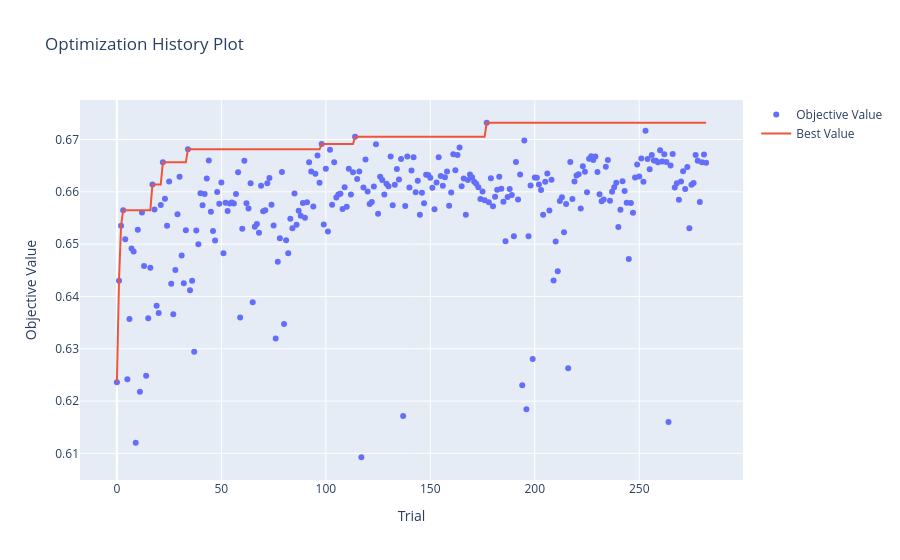
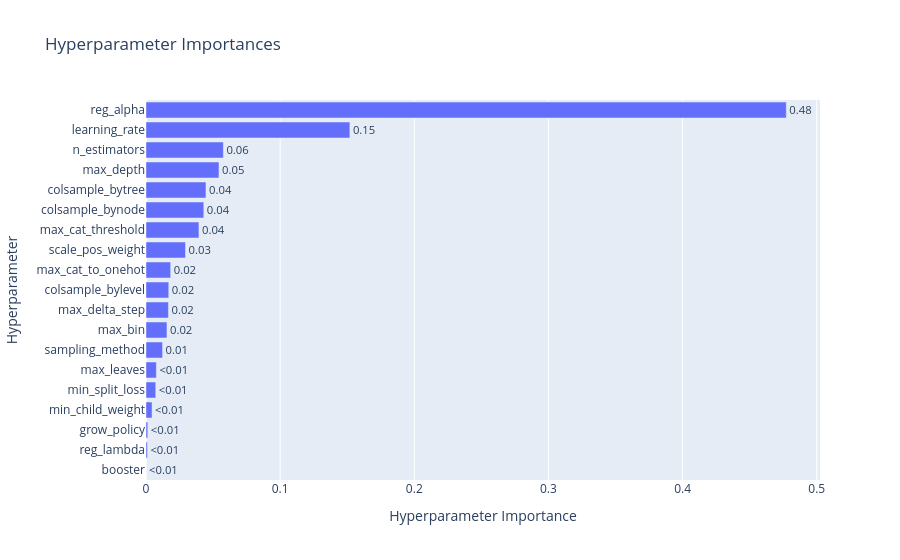
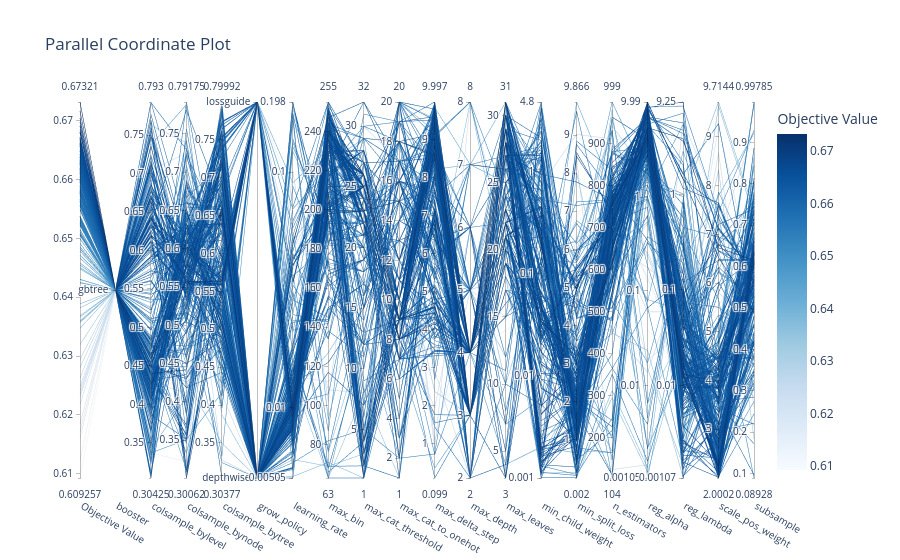

Source (notebook cell) for these figures, in order:
### Code cell
import optuna
import numpy as np
import warnings
from xgboost import XGBClassifier
from sklearn.metrics import roc_auc_score
from sklearn.model_selection import TimeSeriesSplit
from optuna.visualization import (
    plot_optimization_history, 
    plot_param_importances, 
    plot_parallel_coordinate
)
from optuna.samplers import TPESampler

# Parameter tuning settings

timeout_seconds = 60*60*0.5
no_improvement_trials = 100

# Split the 1k dataset to evaluate on holdout after tuning
# Had problem with overfitting and extreme bad results on last 200 rows so switched the order

X_tuning = train_1k_X.tail(800)
y_tuning = train_1k_y_cat.tail(800)
X_val_holdout = train_1k_X.head(200)
y_val_holdout = train_1k_y_cat.head(200)

def objective_xgboost(trial):
    params = {
        "booster": trial.suggest_categorical("booster", ["gbtree"]), # Type of boosting algorithm - not using "dart" to save time and "dart" did not deliver significantly better results
        "learning_rate": trial.suggest_float("learning_rate", 0.005, 0.2, log=True), # Step size
        "min_split_loss": trial.suggest_float("min_split_loss", 0, 10.0), # Min loss reduction required to make a split
        "max_depth": trial.suggest_int("max_depth", 2, 8), # Max tree depth. Low to reduce overfitting on small datasets
        "min_child_weight": trial.suggest_float("min_child_weight", 1e-3, 5.0, log=True), # Min sum of instance weight needed in a child node
        "max_delta_step": trial.suggest_float("max_delta_step", 0, 10.0), # Max delta step we allow each tree's weight estimation to be
        "colsample_bytree": trial.suggest_float("colsample_bytree", 0.3, 0.8), # % of features used per tree 
        "colsample_bylevel": trial.suggest_float("colsample_bylevel", 0.3, 0.8), # % of features used per level
        "colsample_bynode": trial.suggest_float("colsample_bynode", 0.3, 0.8), # % of features used per node
        "reg_lambda": trial.suggest_float("reg_lambda", 1e-3, 10.0, log=True), # L2 regularization
        "reg_alpha": trial.suggest_float("reg_alpha", 1e-3, 10.0, log=True), # L1 regularization
        "tree_method": "hist", # Use histogram-based algorithm
        "scale_pos_weight": trial.suggest_float("scale_pos_weight", 2, 10), # Class balancing weight for imbalanced target
        "grow_policy": trial.suggest_categorical("grow_policy", ["lossguide", "depthwise"]), # Tree growth policy
        "max_leaves": trial.suggest_int("max_leaves", 3, 31), # Max leaves per tree. Low to prevent memorizing small data
        "max_bin": trial.suggest_int("max_bin", 63, 255), # Max bins for continuous features
        "max_cat_to_onehot": trial.suggest_int("max_cat_to_onehot", 1, 20), # Threshold for one-hot encoding of categorical features
        "max_cat_threshold": trial.suggest_int("max_cat_threshold", 1, 32), # Max splits for categories
        "objective": "binary:logistic", # Binary classification objective
        "random_state": 42, # Fixed seed for reproducibility
        "n_jobs": 1, # Use single thread to avoid issues with parallelism in Optuna
        "verbosity": 0, # Suppress XGBoost output
        "n_estimators": trial.suggest_int("n_estimators", 100, 1000) # Number of boosting rounds
        
    }

    if params["booster"] == "dart": # Dropouts meet Multiple Additive Regression Trees (DART)
        params["sample_type"] = trial.suggest_categorical("sample_type", ["uniform", "weighted"]) # Type of sampling algorithm for dropout
        params["normalize_type"] = trial.suggest_categorical("normalize_type", ["tree", "forest"]) # Type of normalization algorithm for dropout
        params["rate_drop"] = trial.suggest_float("rate_drop", 0.1, 0.5) # Dropout rate
        params["one_drop"] = trial.suggest_categorical("one_drop", [0, 1]) # Whether to drop at least one tree in each dropout iteration
        params["skip_drop"] = trial.suggest_float("skip_drop", 0.1, 0.5) # Probability of skipping dropout entirely
        params["subsample"] = trial.suggest_float("subsample", 0.5, 1.0) # Row subsampling
    else:
        params["sampling_method"] = trial.suggest_categorical("sampling_method", ["uniform", "gradient_based"]) # Sampling method for GBDT. Uniform is standard row subsampling, gradient_based is GOSS-like sampling based on gradient magnitudes
        if params["sampling_method"] == "gradient_based":
            params["subsample"] = trial.suggest_float("subsample", 0.05, 1.0) # Row subsampling
        else:
            params["subsample"] = trial.suggest_float("subsample", 0.2, 1.0)
        
    
    tscv = TimeSeriesSplit(n_splits=3) # TimeSeriesSplit to respect temporal order of data 3 splits for 3-fold CV
    cv_scores = []
    
    for train_idx, val_idx in tscv.split(X_tuning): # 3-fold CV cycle
        X_tr, X_val = X_tuning.iloc[train_idx], X_tuning.iloc[val_idx]
        y_tr, y_val = y_tuning.iloc[train_idx], y_tuning.iloc[val_idx]
        
        
        model = XGBClassifier(**params, enable_categorical=True)
        
        with warnings.catch_warnings():
            warnings.simplefilter("ignore")
            model.fit(
                X_tr,
                y_tr,
                verbose=False
            )
        
        preds = model.predict_proba(X_val)[:, 1]
        cv_scores.append(roc_auc_score(y_val, preds))
        
    return np.mean(cv_scores)

def stop_optuna(study, trial): # Custom callback to stop optimization if no improvement in best AUC for a certain number of trials
    if study.best_trial.number + no_improvement_trials <= trial.number:
        print(f"\n[Early Stop] No improvement in {no_improvement_trials} trials. Stopping optimization.")
        study.stop()

study_xgboost = optuna.create_study(direction="maximize", sampler=optuna.samplers.TPESampler(seed=42))
study_xgboost.optimize(objective_xgboost, timeout=timeout_seconds, n_jobs=-1, callbacks=[stop_optuna])

print("\n" + "="*40)
print(f"BEST AUC: {study_xgboost.best_value:.4f}")
print("BEST PARAMETERS:")

print("best_params = {")
for k, v in study_xgboost.best_params.items():
    if isinstance(v, str):
        print(f'    "{k}": "{v}",')
    else:
        print(f'    "{k}": {v},')
print("}")

print("\n--- PARAMETER IMPORTANCE ---")
importances = optuna.importance.get_param_importances(study_xgboost)
for param, importance in importances.items():
    print(f"  {param:20}: {importance:.4f}")
print("="*40)


fig1 = plot_optimization_history(study_xgboost)
fig1.show()
    
fig2 = plot_param_importances(study_xgboost)
fig2.show()
    
fig3 = plot_parallel_coordinate(
    study_xgboost, 
    params=[
        "booster",
        "learning_rate",
        "min_split_loss",
        "max_depth",
        "min_child_weight",
        "max_delta_step",
        "subsample",
        "colsample_bytree",
        "colsample_bylevel",
        "colsample_bynode",
        "reg_lambda",
        "reg_alpha",
        "scale_pos_weight",
        "grow_policy",
        "max_leaves",
        "max_bin",
        "max_cat_to_onehot",
        "max_cat_threshold",
        "n_estimators",
    ]
)
fig3.show()
    
fig1.write_html("hyperparameter_tuning/XGBoost/Classification/optuna_xgboost_1k_history.html")
fig2.write_html("hyperparameter_tuning/XGBoost/Classification/optuna_xgboost_1k_importance.html")
fig3.write_html("hyperparameter_tuning/XGBoost/Classification/optuna_xgboost_1k_parallel.html")

### Figure 1 — Plotly figure (JSON) as saved in the notebook; plotly's stock layout.template omitted (floating-point values rounded to 4 significant figures; data arrays with more than 128 entries replaced by an {"elided": "..."} marker saying what was removed)
{"data": [{"mode": "markers", "name": "Objective Value", "type": "scatter", "x": {"elided": "283 int values"}, "y": {"elided": "283 float values"}}, {"mode": "lines", "name": "Best Value", "type": "scatter", "x": {"elided": "283 int values"}, "y": {"elided": "283 float values"}}, {"marker": {"color": "#cccccc"}, "mode": "markers", "name": "Infeasible Trial", "showlegend": false, "type": "scatter", "x": [], "y": []}], "layout": {"title": {"text": "Optimization History Plot"}, "xaxis": {"title": {"text": "Trial"}}, "yaxis": {"title": {"text": "Objective Value"}}}}

### Figure 2 — Plotly figure (JSON) as saved in the notebook; plotly's stock layout.template omitted (floating-point values rounded to 4 significant figures)
{"data": [{"cliponaxis": false, "hovertemplate": ["booster (CategoricalDistribution): 0.0<extra></extra>", "reg_lambda (FloatDistribution): 0.0010449626890582716<extra></extra>", "grow_policy (CategoricalDistribution): 0.0013259430726027708<extra></extra>", "min_child_weight (FloatDistribution): 0.004507050503558339<extra></extra>", "min_split_loss (FloatDistribution): 0.00726129584706121<extra></extra>", "max_leaves (IntDistribution): 0.007730216802333809<extra></extra>", "sampling_method (CategoricalDistribution): 0.012341153186294765<extra></extra>", "max_bin (IntDistribution): 0.015617097846192123<extra></extra>", "max_delta_step (FloatDistribution): 0.016712294232891157<extra></extra>", "colsample_bylevel (FloatDistribution): 0.01697493574648608<extra></extra>", "max_cat_to_onehot (IntDistribution): 0.018384349737732026<extra></extra>", "scale_pos_weight (FloatDistribution): 0.02945208008441934<extra></extra>", "max_cat_threshold (IntDistribution): 0.03946635022350794<extra></extra>", "colsample_bynode (FloatDistribution): 0.04310270617329677<extra></extra>", "colsample_bytree (FloatDistribution): 0.04470078859978123<extra></extra>", "max_depth (IntDistribution): 0.054395868249907144<extra></extra>", "n_estimators (IntDistribution): 0.05768325674726844<extra></extra>", "learning_rate (FloatDistribution): 0.15197640499150383<extra></extra>", "reg_alpha (FloatDistribution): 0.4773232452661048<extra></extra>"], "name": "Objective Value", "orientation": "h", "text": ["<0.01", "<0.01", "<0.01", "<0.01", "<0.01", "<0.01", "0.01", "0.02", "0.02", "0.02", "0.02", "0.03", "0.04", "0.04", "0.04", "0.05", "0.06", "0.15", "0.48"], "textposition": "outside", "type": "bar", "x": [0, 0.001045, 0.001326, 0.004507, 0.007261, 0.00773, 0.01234, 0.01562, 0.01671, 0.01697, 0.01838, 0.02945, 0.03947, 0.0431, 0.0447, 0.0544, 0.05768, 0.152, 0.4773], "y": ["booster", "reg_lambda", "grow_policy", "min_child_weight", "min_split_loss", "max_leaves", "sampling_method", "max_bin", "max_delta_step", "colsample_bylevel", "max_cat_to_onehot", "scale_pos_weight", "max_cat_threshold", "colsample_bynode", "colsample_bytree", "max_depth", "n_estimators", "learning_rate", "reg_alpha"]}], "layout": {"title": {"text": "Hyperparameter Importances"}, "xaxis": {"title": {"text": "Hyperparameter Importance"}}, "yaxis": {"title": {"text": "Hyperparameter"}}}}

### Figure 3 — Plotly figure (JSON) as saved in the notebook; plotly's stock layout.template omitted (floating-point values rounded to 4 significant figures; data arrays with more than 128 entries replaced by an {"elided": "..."} marker saying what was removed)
{"data": [{"dimensions": [{"label": "Objective Value", "range": [0.6093, 0.6732], "values": {"elided": "283 float values"}}, {"label": "booster", "range": [0, 0], "ticktext": ["gbtree"], "tickvals": [0], "values": {"elided": "283 int values"}}, {"label": "colsample_bylevel", "range": [0.3042, 0.793], "values": {"elided": "283 float values"}}, {"label": "colsample_bynode", "range": [0.3006, 0.7918], "values": {"elided": "283 float values"}}, {"label": "colsample_bytree", "range": [0.3038, 0.7999], "values": {"elided": "283 float values"}}, {"label": "grow_policy", "range": [0, 1], "ticktext": ["depthwise", "lossguide"], "tickvals": [0, 1], "values": {"elided": "283 int values"}}, {"label": "learning_rate", "range": [-2.297, -0.7031], "ticktext": ["0.00505", "0.01", "0.1", "0.198"], "tickvals": [-2.297, -2, -1, -0.7031], "values": {"elided": "283 float values"}}, {"label": "max_bin", "range": [63, 255], "values": {"elided": "283 int values"}}, {"label": "max_cat_threshold", "range": [1, 32], "values": {"elided": "283 int values"}}, {"label": "max_cat_to_onehot", "range": [1, 20], "values": {"elided": "283 int values"}}, {"label": "max_delta_step", "range": [0.0989, 9.997], "values": {"elided": "283 float values"}}, {"label": "max_depth", "range": [2, 8], "values": {"elided": "283 int values"}}, {"label": "max_leaves", "range": [3, 31], "values": {"elided": "283 int values"}}, {"label": "min_child_weight", "range": [-2.999, 0.6809], "ticktext": ["0.001", "0.01", "0.1", "1", "4.8"], "tickvals": [-2.999, -2, -1, 0, 0.6809], "values": {"elided": "283 float values"}}, {"label": "min_split_loss", "range": [0.002151, 9.866], "values": {"elided": "283 float values"}}, {"label": "n_estimators", "range": [104, 999], "values": {"elided": "283 int values"}}, {"label": "reg_alpha", "range": [-2.979, 0.9998], "ticktext": ["0.00105", "0.01", "0.1", "1", "9.99"], "tickvals": [-2.979, -2, -1, 0, 0.9998], "values": {"elided": "283 float values"}}, {"label": "reg_lambda", "range": [-2.969, 0.9663], "ticktext": ["0.00107", "0.01", "0.1", "1", "9.25"], "tickvals": [-2.969, -2, -1, 0, 0.9663], "values": {"elided": "283 float values"}}, {"label": "scale_pos_weight", "range": [2.0, 9.714], "values": {"elided": "283 float values"}}, {"label": "subsample", "range": [0.08928, 0.9979], "values": {"elided": "283 float values"}}], "labelangle": 30, "labelside": "bottom", "line": {"color": {"elided": "283 float values"}, "colorbar": {"title": {"text": "Objective Value"}}, "colorscale": [[0, "rgb(247,251,255)"], [0.125, "rgb(222,235,247)"], [0.25, "rgb(198,219,239)"], [0.375, "rgb(158,202,225)"], [0.5, "rgb(107,174,214)"], [0.625, "rgb(66,146,198)"], [0.75, "rgb(33,113,181)"], [0.875, "rgb(8,81,156)"], [1, "rgb(8,48,107)"]], "reversescale": false, "showscale": true}, "type": "parcoords"}], "layout": {"title": {"text": "Parallel Coordinate Plot"}}}
